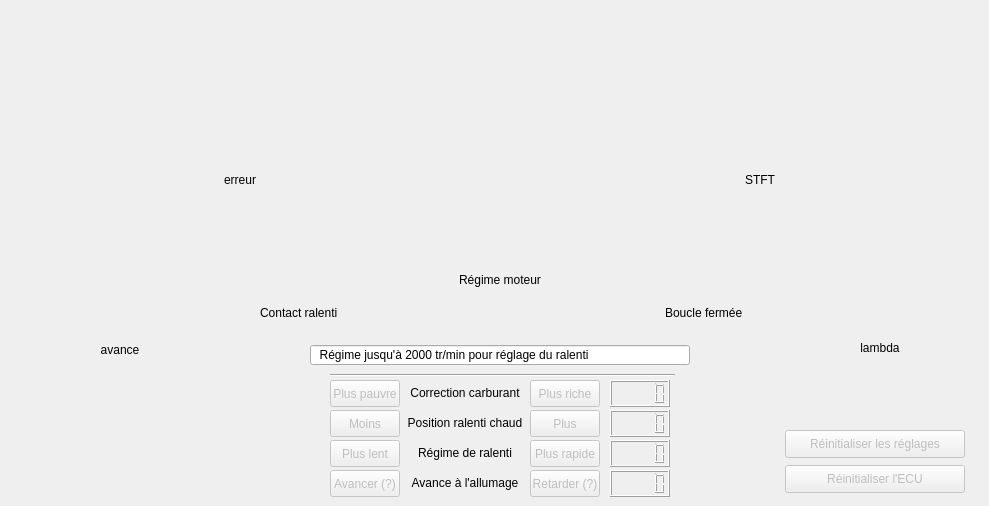
    <widget class="QWidget" name="emission_tab">
     <attribute name="title">
      <string>Réglages</string>
     </attribute>
	
	<!--  <widget class="QLabel" name="m_idleBypassLabel_3">
      <property name="geometry">
       <rect>
        <x>900</x>
        <y>6</y>
        <width>440</width>
        <height>31</height>
       </rect>
      </property>
      <property name="text">
       <string>&lt;!DOCTYPE HTML PUBLIC &quot;-//W3C//DTD HTML 4.0//EN&quot; &quot;http://www.w3.org/TR/REC-html40/strict.dtd&quot;&gt;
&lt;html&gt;&lt;head&gt;&lt;meta name=&quot;qrichtext&quot; content=&quot;1&quot; /&gt;&lt;style type=&quot;text/css&quot;&gt;
p, li { white-space: pre-wrap; }
&lt;/style&gt;&lt;/head&gt;&lt;body style=&quot; font-family:'MS Shell Dlg 2'; font-size:7pt; font-weight:600; font-style:normal;&quot;&gt;
&lt;p style=&quot; margin-top:0px; margin-bottom:0px; margin-left:0px; margin-right:0px; -qt-block-indent:0; text-indent:0px;&quot;&gt;&lt;span style=&quot; font-size:10pt; color:#ff0000;&quot;&gt;Ne tester les actionneurs que moteur à l'arrêt !&lt;/span&gt;&lt;/p&gt;&lt;/body&gt;&lt;/html&gt;</string>
      </property>
      <property name="alignment">
       <set>Qt::AlignCenter|Qt::AlignVCenter</set>
      </property>
     </widget> -->
	 
     <widget class="Line" name="m_hline1_3">
      <property name="geometry">
       <rect>
        <x>330</x>
        <y>365</y>
        <width>345</width>
        <height>20</height>
       </rect>
      </property>
      <property name="orientation">
       <enum>Qt::Horizontal</enum>
      </property>
     </widget>
<!--      <widget class="QLabel" name="m_fuelsettinglabel">
      <property name="geometry">
       <rect>
        <x>330</x>
        <y>375</y>
        <width>92</width>
        <height>21</height>
       </rect>
      </property>
      <property name="text">
       <string>&lt;html&gt;&lt;head/&gt;&lt;body&gt;&lt;p align=&quot;justify&quot;&gt;&lt;span style=&quot; font-size:11pt;&quot;&gt;Paramètres&lt;/span&gt;&lt;/p&gt;&lt;/body&gt;&lt;/html&gt;</string>
      </property>
      <property name="alignment">
       <set>Qt::AlignBottom|Qt::AlignLeading|Qt::AlignLeft</set>
      </property>
     </widget> -->
     <widget class="QPushButton" name="m_fuel_trim_plusButton">
      <property name="enabled">
       <bool>false</bool>
      </property>
      <property name="geometry">
       <rect>
        <x>530</x>
        <y>380</y>
        <width>70</width>
        <height>27</height>
       </rect>
      </property>
      <property name="text">
       <string>Plus riche</string>
      </property>
     </widget>
     <widget class="QPushButton" name="m_fuel_trim_minusButton">
      <property name="enabled">
       <bool>false</bool>
      </property>
      <property name="geometry">
       <rect>
        <x>330</x>
        <y>380</y>
        <width>70</width>
        <height>27</height>
       </rect>
      </property>
      <property name="text">
       <string>Plus pauvre</string>
      </property>
     </widget>
     <widget class="QPushButton" name="m_idle_decay_plusButton">
      <property name="enabled">
       <bool>false</bool>
      </property>
      <property name="geometry">
       <rect>
        <x>530</x>
        <y>410</y>
        <width>70</width>
        <height>27</height>
       </rect>
      </property>
      <property name="text">
       <string>Plus</string>
      </property>
     </widget>
     <widget class="QPushButton" name="m_idle_decay_minusButton">
      <property name="enabled">
       <bool>false</bool>
      </property>
      <property name="geometry">
       <rect>
        <x>330</x>
        <y>410</y>
        <width>70</width>
        <height>27</height>
       </rect>
      </property>
      <property name="text">
       <string>Moins</string>
      </property>
     </widget>
     <widget class="QPushButton" name="m_idle_speed_plusButton">
      <property name="enabled">
       <bool>false</bool>
      </property>
      <property name="geometry">
       <rect>
        <x>530</x>
        <y>440</y>
        <width>70</width>
        <height>27</height>
       </rect>
      </property>
      <property name="text">
       <string>Plus rapide</string>
      </property>
     </widget>
     <widget class="QPushButton" name="m_idle_speed_minusButton">
      <property name="enabled">
       <bool>false</bool>
      </property>
      <property name="geometry">
       <rect>
        <x>330</x>
        <y>440</y>
        <width>70</width>
        <height>27</height>
       </rect>
      </property>
      <property name="text">
       <string>Plus lent</string>
      </property>
     </widget>
     <widget class="QPushButton" name="m_ignition_advance_minusButton">
      <property name="enabled">
       <bool>false</bool>
      </property>
      <property name="geometry">
       <rect>
        <x>330</x>
        <y>470</y>
        <width>70</width>
        <height>27</height>
       </rect>
      </property>	
      <property name="text">
       <string>Avancer (?)</string>
      </property>
     </widget>
     <widget class="QPushButton" name="m_ignition_advance_plusButton">
      <property name="enabled">
       <bool>false</bool>
      </property>
      <property name="geometry">
       <rect>
        <x>530</x>
        <y>470</y>
        <width>70</width>
        <height>27</height>
       </rect>
      </property>
      <property name="text">
       <string>Retarder (?)</string>
      </property>
     </widget>
     <widget class="ManoMeter" name="m_revCounter_exhaust" native="true">
      <property name="geometry">
       <rect>
        <x>340</x>
        <y>10</y>
        <width>320</width>
        <height>320</height>
       </rect>
      </property>
     </widget>
	 <widget class="ManoMeter" name="e_idle_error" native="true">
      <property name="geometry">
       <rect>
        <x>140</x>
        <y>10</y>
        <width>200</width>
        <height>200</height>
       </rect>
      </property>
	  <property name="toolTip">
		  <string>L'erreur de ralenti est l'écart entre le régime moteur actuel et le régime de ralenti visé. Valeurs affichées uniquement quand le contact ralenti est actif ; la valeur max. affichée est 200 tr/min. </string>
		 </property>
     </widget>
	 <widget class="ManoMeter" name="e_ignition_advance" native="true">
      <property name="geometry">
       <rect>
        <x>20</x>
        <y>180</y>
        <width>200</width>
        <height>200</height>
       </rect>
      </property>
     </widget>
	 <widget class="ManoMeter" name="e_short_term_fuel_trim" native="true">
      <property name="geometry">
       <rect>
        <x>660</x>
        <y>10</y>
        <width>200</width>
        <height>200</height>
       </rect>
      </property>
	  <property name="toolTip">
		  <string>La correction carburant court terme n'est active qu'en boucle fermée. Des valeurs jusqu'à 10% sont normales, occasionnellement jusqu'à 15%. Des valeurs supérieures à 15% sont anormales. </string>
		 </property>
     </widget>
	 <widget class="ManoMeter900" name="e_lambda" native="true">
      <property name="geometry">
       <rect>
        <x>780</x>
        <y>180</y>
        <width>200</width>
        <height>200</height>
       </rect>
      </property>
     </widget>
<!--      <widget class="QLCDNumber" name="shorttimefueltrim_lcd">
      <property name="geometry">
       <rect>
        <x>780</x>
        <y>20</y>
        <width>81</width>
        <height>31</height>
       </rect>
      </property>
      <property name="font">
       <font>
        <weight>75</weight>
        <bold>true</bold>
       </font>
      </property>
     </widget> -->
     <widget class="QLabel" name="label_45">
      <property name="geometry">
       <rect>
        <x>140</x>
        <y>170</y>
        <width>200</width>
        <height>20</height>
       </rect>
      </property>
      <property name="text">
       <string>erreur</string>
      </property>
      <property name="alignment">
       <set>Qt::AlignCenter</set>
      </property>
     </widget>
	 <widget class="QLabel" name="label_52">
      <property name="geometry">
       <rect>
        <x>20</x>
        <y>340</y>
        <width>200</width>
        <height>20</height>
       </rect>
      </property>
      <property name="text">
       <string>avance</string>
      </property>
      <property name="alignment">
       <set>Qt::AlignCenter</set>
      </property>
     </widget>
	 <widget class="QLabel" name="label_51">
      <property name="geometry">
       <rect>
        <x>660</x>
        <y>170</y>
        <width>200</width>
        <height>20</height>
       </rect>
      </property>
      <property name="text">
       <string>STFT</string>
      </property>
      <property name="alignment">
       <set>Qt::AlignCenter</set>
      </property>
     </widget>
     <widget class="QLedIndicator" name="closedloop_led" native="true">
      <property name="geometry">
       <rect>
        <x>685</x>
        <y>270</y>
        <width>26</width>
        <height>26</height>
       </rect>
      </property>
     </widget>
     <widget class="QLabel" name="label_47">
      <property name="geometry">
       <rect>
        <x>665</x>
        <y>305</y>
        <width>120</width>
        <height>16</height>
       </rect>
      </property>
      <property name="text">
       <string>Boucle fermée</string>
      </property>
     </widget>
	 <widget class="QLedIndicator" name="idleswitch_led" native="true">
      <property name="geometry">
       <rect>
        <x>277</x>
        <y>270</y>
        <width>26</width>
        <height>26</height>
       </rect>
      </property>
     </widget>
     <widget class="QLabel" name="label_53">
      <property name="geometry">
       <rect>
        <x>260</x>
        <y>305</y>
        <width>120</width>
        <height>16</height>
       </rect>
      </property>
      <property name="text">
       <string>Contact ralenti</string>
      </property>
     </widget>
<!--      <widget class="QLabel" name="label_46">
      <property name="geometry">
       <rect>
        <x>5</x>
        <y>400</y>
        <width>400</width>
        <height>131</height>
       </rect>
      </property>
      <property name="text">
       <string>&lt;html&gt;&lt;head/&gt;&lt;body&gt;&lt;p&gt;Pendant que le moteur tourne, vous pouvez modifier différents réglages,&lt;/p&gt;&lt;p align=&quot;justify&quot;&gt;faites attention à ne pas trop changer à la fois. Votre moteur&lt;/p&gt;&lt;p align=&quot;justify&quot;&gt;pourrait caler et vous pourriez ne plus rien pouvoir réinitialiser !&lt;/p&gt;&lt;p align=&quot;justify&quot;&gt;&lt;span style=&quot; color:#ff5500;&quot;&gt;Pour l'usage de ces boutons, consultez ce site&lt;/span&gt;&lt;/p&gt;&lt;p align=&quot;justify&quot;&gt;&lt;a href=&quot;https://blackbox-solutions.com/help/SM002.html&quot;&gt;&lt;span style=&quot; text-decoration: underline; color:#0000ff;&quot;&gt;définitions mems&lt;/span&gt;&lt;/a&gt;&lt;/p&gt;&lt;p align=&quot;justify&quot;&gt;www.blackbox-solutions.com/shop/help/SM002.html&lt;br/&gt;&lt;/p&gt;&lt;p align=&quot;justify&quot;&gt;&lt;br/&gt;&lt;/p&gt;&lt;/body&gt;&lt;/html&gt;</string>
      </property>
     </widget> -->
     <widget class="QLabel" name="emission_lambda_voltage">
      <property name="geometry">
       <rect>
        <x>780</x>
        <y>340</y>
        <width>200</width>
        <height>16</height>
       </rect>
      </property>
      <property name="text">
       <string>lambda</string>
      </property>
      <property name="alignment">
       <set>Qt::AlignCenter</set>
      </property>
     </widget>
	 <widget class="QLabel" name="m_revCounterLabel_2">
      <property name="geometry">
       <rect>
        <x>340</x>
        <y>270</y>
        <width>320</width>
        <height>20</height>
       </rect>
      </property>
      <property name="sizePolicy">
       <sizepolicy hsizetype="Preferred" vsizetype="Maximum">
        <horstretch>0</horstretch>
        <verstretch>0</verstretch>
       </sizepolicy>
      </property>
      <property name="text">
       <string>Régime moteur</string>
      </property>
      <property name="alignment">
       <set>Qt::AlignCenter</set>
      </property>
     </widget>
<!--      <widget class="QLCDNumber" name="e_lambdavoltage_lcd">
      <property name="geometry">
       <rect>
        <x>780</x>
        <y>182</y>
        <width>81</width>
        <height>31</height>
       </rect>
      </property>
      <property name="font">
       <font>
        <pointsize>7</pointsize>
        <weight>75</weight>
        <bold>true</bold>
       </font>
      </property>
      <property name="smallDecimalPoint">
       <bool>false</bool>
      </property>
     </widget>  -->
     <widget class="QLCDNumber" name="e_FuelTrim_lcd">
      <property name="geometry">
       <rect>
        <x>610</x>
        <y>380</y>
        <width>60</width>
        <height>27</height>
       </rect>
      </property>
      <property name="font">
       <font>
        <pointsize>7</pointsize>
        <weight>75</weight>
        <bold>true</bold>
       </font>
      </property>
      <property name="smallDecimalPoint">
       <bool>false</bool>
      </property>
     </widget> 
     <widget class="QLCDNumber" name="e_IdleDecay_lcd">
      <property name="geometry">
       <rect>
        <x>610</x>
        <y>410</y>
        <width>60</width>
        <height>27</height>
       </rect>
      </property>
      <property name="font">
       <font>
        <pointsize>7</pointsize>
        <weight>75</weight>
        <bold>true</bold>
       </font>
      </property>
      <property name="smallDecimalPoint">
       <bool>false</bool>
      </property>
      </widget> 
     <widget class="QLCDNumber" name="e_IdleSpeed_lcd">
      <property name="geometry">
       <rect>
        <x>610</x>
        <y>440</y>
        <width>60</width>
        <height>27</height>
       </rect>
      </property>
      <property name="font">
       <font>
        <pointsize>7</pointsize>
        <weight>75</weight>
        <bold>true</bold>
       </font>
      </property>
      <property name="smallDecimalPoint">
       <bool>false</bool>
      </property>
      </widget> 
     <widget class="QLCDNumber" name="e_IgnitionAdvance_lcd">
      <property name="geometry">
       <rect>
        <x>610</x>
        <y>470</y>
        <width>60</width>
        <height>27</height>
       </rect>
      </property>
      <property name="font">
       <font>
        <pointsize>7</pointsize>
        <weight>75</weight>
        <bold>true</bold>
       </font>
      </property>
      <property name="smallDecimalPoint">
       <bool>false</bool>
      </property>
     </widget>
     <widget class="QLabel" name="emi_rpm">
      <property name="geometry">
       <rect>
        <x>400</x>
        <y>445</y>
        <width>130</width>
        <height>16</height>
       </rect>
      </property>
      <property name="text">
       <string>Régime de ralenti</string>
      </property>
        <property name="alignment">
       <set>Qt::AlignCenter</set>
      </property>
	  <property name="toolTip">
		 <string>Vous pouvez régler le régime de ralenti par pas de 50 tr/min. Ceci affecte le ralenti à froid comme à chaud. '0' est la valeur par défaut MEMS (pour un moteur A+ SPi chaud, c'est 850 tr/min)</string>
	  </property>
     </widget>
     <widget class="QLabel" name="emi_shorttermftrim">
      <property name="geometry">
       <rect>
        <x>400</x>
        <y>385</y>
        <width>130</width>
        <height>16</height>
       </rect>
      </property>
      <property name="text">
       <string>Correction carburant</string>
      </property>
        <property name="alignment">
       <set>Qt::AlignCenter</set>
      </property>
	  <property name="toolTip">
		 <string>Si votre moteur n'est pas régulé par une sonde lambda, c'est ici que vous pouvez ajuster les émissions au ralenti. Les moteurs régulés par une sonde lambda ajusteront cette valeur automatiquement avec le temps</string>
	  </property>
     </widget>
     <widget class="QLabel" name="emi_idledecay">
      <property name="geometry">
       <rect>
        <x>400</x>
        <y>415</y>
        <width>130</width>
        <height>16</height>
       </rect>
      </property>
      <property name="text">
       <string>Position ralenti chaud</string>
      </property>
        <property name="alignment">
       <set>Qt::AlignCenter</set>
      </property>
	  <property name="toolTip">
		 <string>MEMS ajustera cette valeur avec le temps, donc tout réglage n'a d'effet que jusqu'à ce que MEMS réapprenne la valeur optimale</string>
	  </property>
     </widget>
     <widget class="QLabel" name="emi_ignadvance">
      <property name="geometry">
       <rect>
        <x>400</x>
        <y>475</y>
        <width>130</width>
        <height>16</height>
       </rect>
      </property>
      <property name="text">
       <string>Avance à l'allumage</string>
      </property>
        <property name="alignment">
       <set>Qt::AlignCenter</set>
      </property>
	  <property name="toolTip">
		 <string>À l'origine, MEMS était livré avec différentes courbes d'avance pour s'adapter aux différences de qualité de carburant selon les pays (91 ou 95 RON).&lt;p&gt;ATTENTION : ne modifiez ces réglages que si vous savez ce que vous faites, une avance excessive peut détruire un moteur !!!&lt;p&gt;Remarque : ces réglages n'affectent pas l'avance à l'allumage au ralenti</string>
	  </property>
     </widget>
     <widget class="QLineEdit" name="lineEdit_3">
      <property name="geometry">
       <rect>
        <x>310</x>
        <y>345</y>
        <width>380</width>
        <height>20</height>
       </rect>
      </property>
      <property name="text">
       <string>  Régime jusqu'à 2000 tr/min pour réglage du ralenti</string>
      </property>
     </widget>
	 <widget class="QPushButton" name="m_resetECUButton">
      <property name="enabled">
       <bool>false</bool>
      </property>
      <property name="geometry">
       <rect>
        <x>785</x>
        <y>465</y>
        <width>180</width>
        <height>28</height>
       </rect>
      </property>
<!--       <property name="font">
       <font>
        <pointsize>8</pointsize>
        <weight>100</weight>
        <bold>false</bold>
       </font>
      </property> -->
      <property name="text">
       <string>Réinitialiser l'ECU</string>
      </property>
     </widget>
	 <widget class="QPushButton" name="m_resetAdjustmentsButton">
      <property name="enabled">
       <bool>false</bool>
      </property>
      <property name="geometry">
       <rect>
        <x>785</x>
        <y>430</y>
        <width>180</width>
        <height>28</height>
       </rect>
      </property>
<!--       <property name="font">
       <font>
        <pointsize>8</pointsize>
        <weight>100</weight>
        <bold>false</bold>
       </font>
      </property> -->
      <property name="text">
       <string>Réinitialiser les réglages</string>
      </property>
     </widget>
    </widget>
